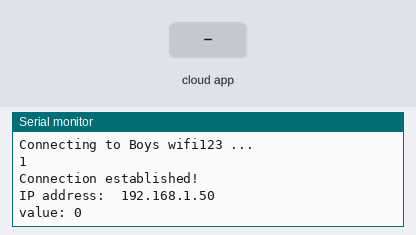
Simulated run of this sketch. Board: ESP8266 (NodeMCU). Parts: the last lines printed to the serial monitor. The inputs (shaded band) are chosen by the test bench. WiFi joins after 1.5 s; servers stay silent unless stated; the Firebase database answers and starts empty.

Above: at 6.8 s.
6.9 s: the phone or cloud app sets value to 1
At 8.1 s:
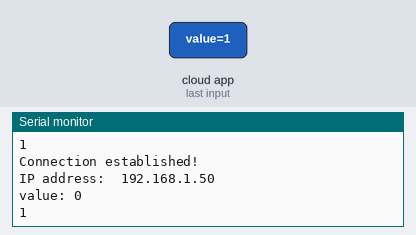
10.4 s: the phone or cloud app sets value to 0
At 12.6 s:
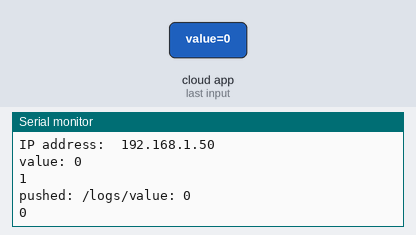

The sketch:

FirebaseDemo_ESP8266-Testing1.ino
```cpp
#include <ESP8266WiFi.h>
//#include <FirebaseESP8266.h>
#include <FirebaseArduino.h>
//
#define WIFI_SSID "Boys wifi123"
#define WIFI_PASSWORD "geetha@07"
#define FIREBASE_HOST "save-6026b.firebaseio.com"
#define FIREBASE_AUTH "YkLbwZCErCjHIhLRCgsiYfw8wfao5eDtVJUI9Iwl"

void setup()
{
  Serial.begin(115200);
  delay(2000);
  Serial.println('\n');
  wifiConnect();
  delay(2000);
  Firebase.begin(FIREBASE_HOST, FIREBASE_AUTH);
  delay(100);
}

void loop()
{
  delay(1000);
  Serial.print("value: ");
  Serial.println(Firebase.getInt("value"));
  int val = Firebase.getInt("value");
  Serial.println(val);
    digitalWrite(5,val);
  delay(1000);
 //Firebase.setInt("value", 1);
 if (Firebase.failed()) {
      Serial.print("setting /message failed:");
      Serial.println(Firebase.error());
      return;
  }
  delay(1000);
  Serial.print("pushed: /logs/");
 //Firebase.setString("value","1");
//Serial.print(Firebase.getString("LED1") + "\n");
//////analogWrite(LED1, Firebase.getString("LED1").toInt());
//////delay(10);
if(WiFi.status() != WL_CONNECTED)
{
  wifiConnect();
}
delay(1000);
}

void wifiConnect()
{
  WiFi.begin(WIFI_SSID, WIFI_PASSWORD);             // Connect to the network
  Serial.print("Connecting to ");
  delay(500);
  Serial.print(WIFI_SSID);
  Serial.println(" ...");
  int teller = 0;
  while (WiFi.status() != WL_CONNECTED)
  {                                       // Wait for the Wi-Fi to connect
    delay(1000);
    Serial.print(++teller); Serial.print(' ');
  }
  Serial.println('\n');
  Serial.println("Connection established!");
  Serial.print("IP address:\t");
  Serial.println(WiFi.localIP());         // Send the IP address of the ESP8266 to the computer
}
```

Measured:
- after the input at 6.9 s, the serial monitor: prints a new line at once (image 1)
- after the input at 10.4 s, the serial monitor: prints a new line after 0.50 s (image 2)
